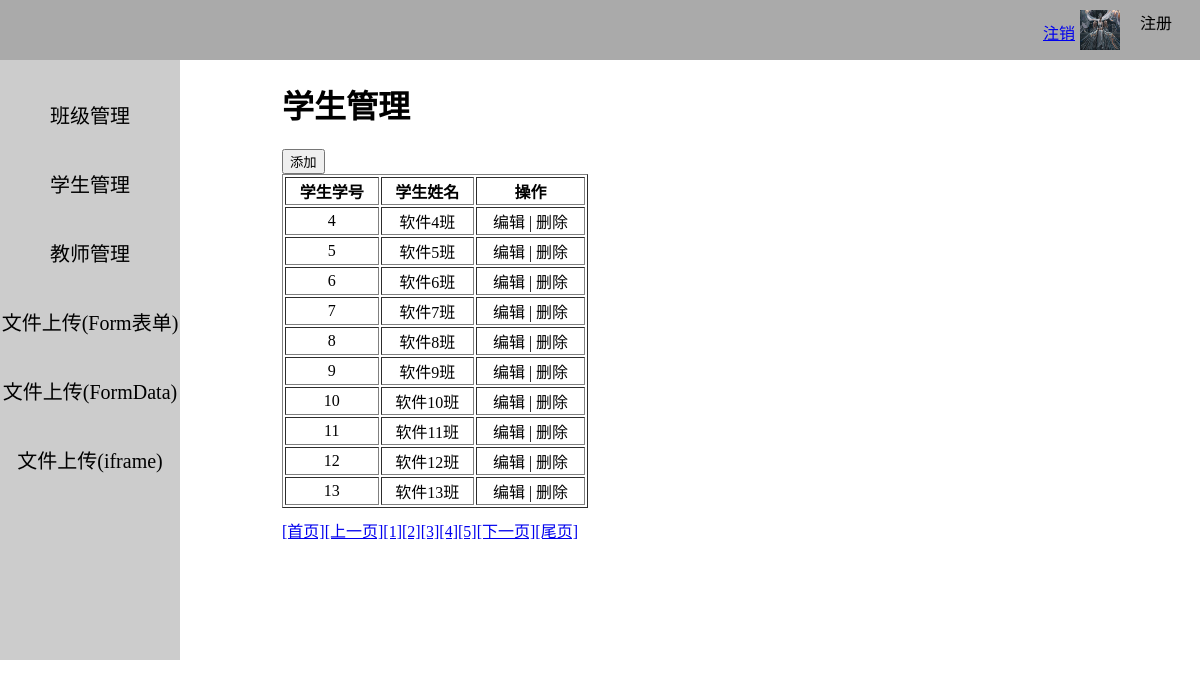
The app's page /students/ (signed in) with its own data.
### app01/models.py (models this page shows)
class classes(models.Model):
    classid=models.CharField(max_length=64)
    classname=models.CharField(max_length=64)

### app01/views.py (the view)
    def inner(request,*args,**kwargs):
        is_login = request.session.get('is_login')
        if is_login:
            return func(request,*args,**kwargs)
        else:
            return redirect('/login/')

### app01/views.py (called while the page is built, shortened)
def auth(func):
    def inner(request,*args,**kwargs):
        is_login = request.session.get('is_login')
        if is_login:
            return func(request,*args,**kwargs)
        else:
            return redirect('/login/')
    return inner

@auth
def students(req):
    if req.method == "GET":
        num_pages = req.GET.get("p",1)
        piece_one = 10
        pages_list =[]
        page_name = 'students'
        pieces=models.classes.objects.count()
        page_obj = PagesHelp(num_pages,pages_list,piece_one,pieces,page_name)
        pages_list = page_obj.pages()
        pages_list = "".join(pages_list)
        class_mesage = page_obj.message()
        return render(req, "students.html", {"class_mesage": class_mesage,"pages":mark_safe(pages_list)})

    def message(self):
        start = (self.num_pages - 1) * self.piece_one
        end = self.num_pages * self.piece_one
        class_mesage = models.classes.objects.all()[start:end]
        return class_mesage

### templates/students.html (shortened to what this page needs)
{% extends "index.html" %}
{% block right %}
    <h1 style="margin-left:10%;">学生管理</h1>
    <div class="message" style="margin-left:10%;">
        <input id="message_submit" type="submit" value="添加" />
    </div>
    <table border="1">
        <thead>
            <tr>
                <th>学生学号</th>
                <th>学生姓名</th>
                <th>操作</th>
            </tr>
        </thead>
        <tbody>
            {% for i in class_mesage %}
                <tr>
                    <td cla="id">{{ i.classid }}</td>
                    <td cla="classname">{{ i.classname }}</td>
                    <td><a class="compile">编辑</a> | <a class="delete_top">删除</a></td>
                </tr>
            {% endfor %}
        </tbody>
    </table>
    <div class="Pages">
        {{ pages }}
    </div>
{% endblock %}

### statics/index.css (style rules this page uses)
* body { width: 100%; margin: 0 auto; padding: 0; }
.right table { margin-left: 10%; width: 30%; text-align: center; }
.Pages { margin-top: 10px; margin-left: 10%; }

### records on screen
classes: classid "4", classname "软件4班"
classes: classid "5", classname "软件5班"
classes: classid "6", classname "软件6班"
classes: classid "7", classname "软件7班"
classes: classid "8", classname "软件8班"
classes: classid "9", classname "软件9班"
classes: classid "10", classname "软件10班"
classes: classid "11", classname "软件11班"
classes: classid "12", classname "软件12班"
classes: classid "13", classname "软件13班"

### other values on screen
{{ pages }} "[首页] [上一页] [1] [2] [3] [4] [5] [下一页] [尾页]"
